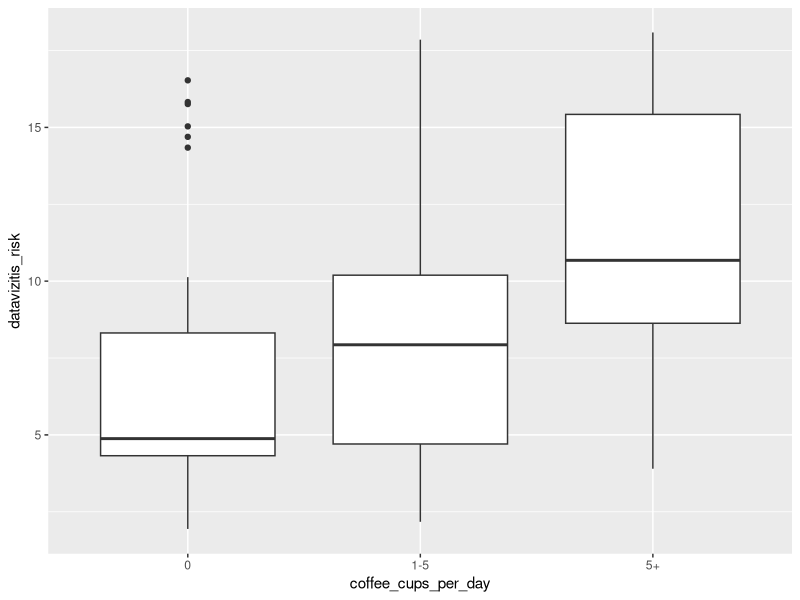
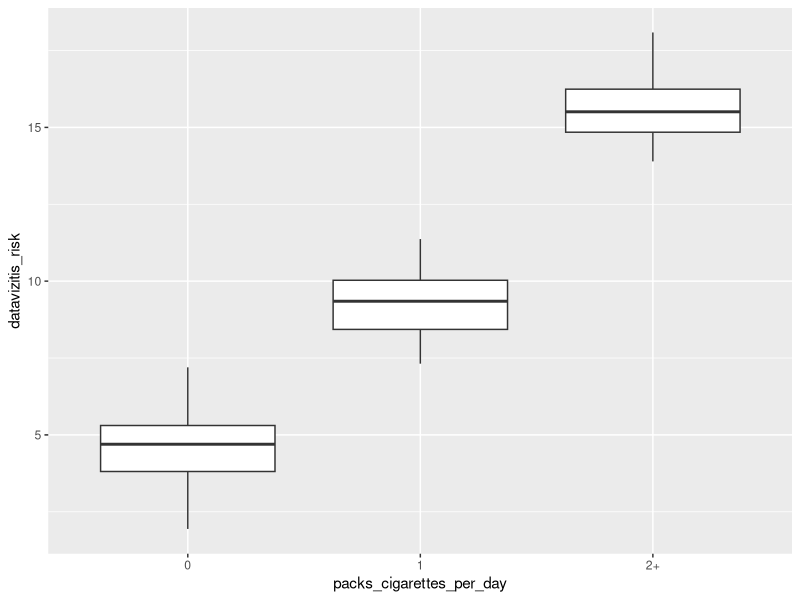
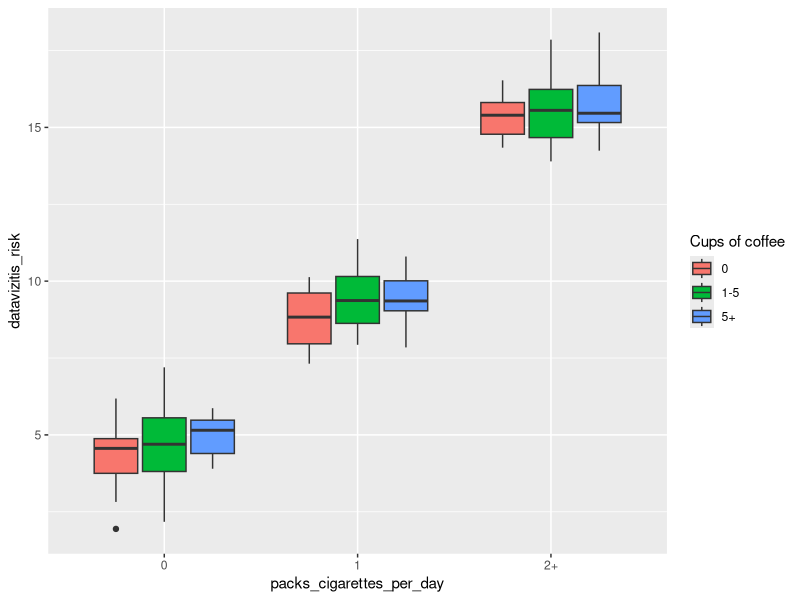
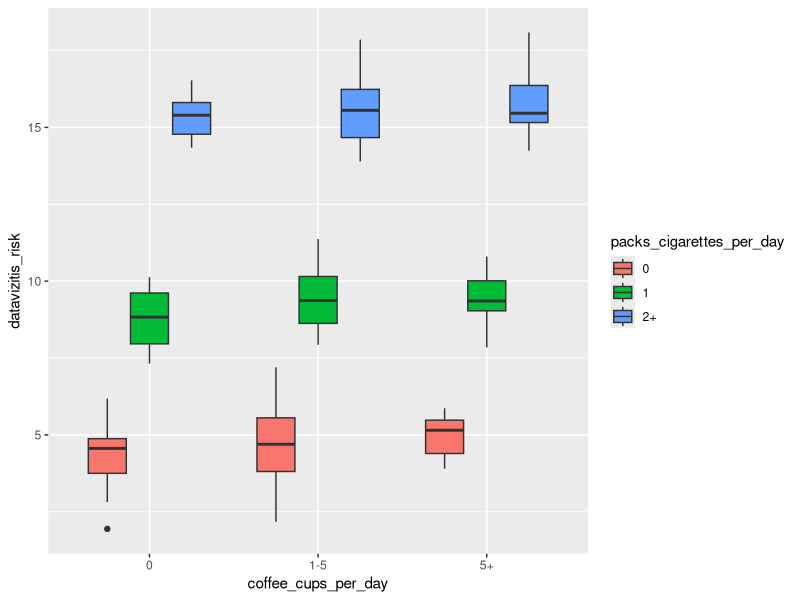
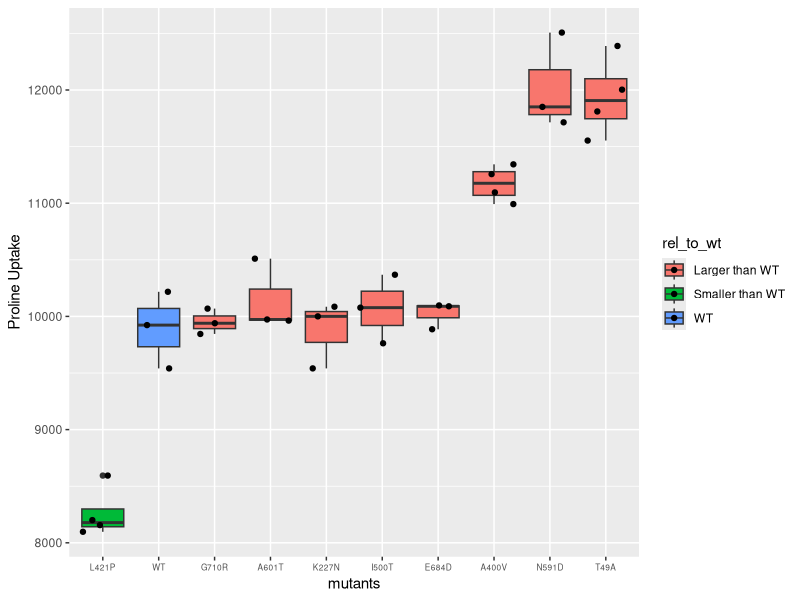
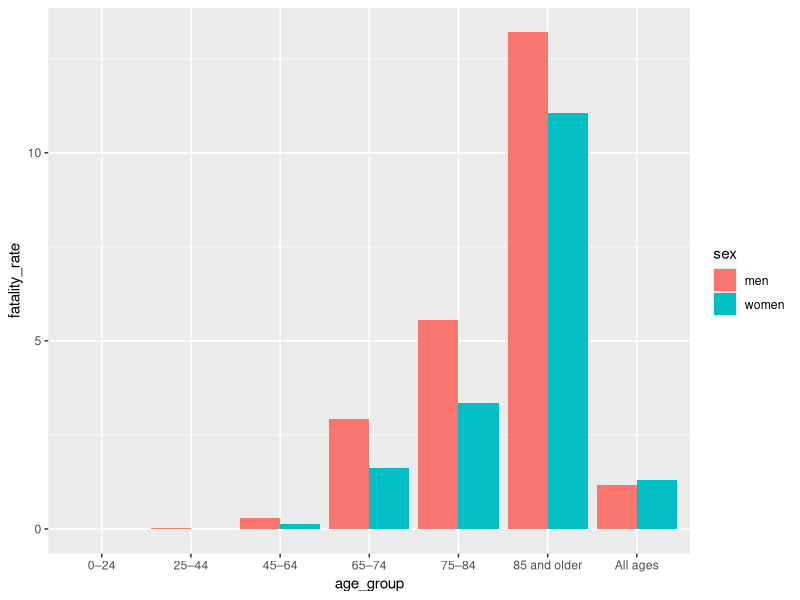

Generate these figures, in order, with R:
## ---- chunk 1
library(ggplot2)
library(data.table)
library(magrittr)
library(tidyr)
## ---- chunk 2
coffee_dt <- fread("extdata/coffee_sim.csv")
str(coffee_dt)
summary(coffee_dt)

ggplot(coffee_dt, aes(coffee_cups_per_day, datavizitis_risk))+geom_boxplot()

## ---- chunk 3
ggplot(coffee_dt, aes(packs_cigarettes_per_day, datavizitis_risk))+geom_boxplot()

?aes
ggplot(coffee_dt, aes(packs_cigarettes_per_day, datavizitis_risk, fill = coffee_cups_per_day))+geom_boxplot()+ guides(fill=guide_legend(title = "Cups of coffee"))

ggplot(coffee_dt, aes(coffee_cups_per_day, datavizitis_risk, fill = packs_cigarettes_per_day))+geom_boxplot()+ guides(fill=guide_legend(title = "packs_cigarettes_per_day"))
## ---- chunk 4
# simulate data
dt <- data.table(pro_uptake = c(rnorm(3, 10100, 300), rnorm(4, 12100, 300), rnorm(3, 9850, 300), rnorm(4, 11100, 300),
rnorm(4,8300, 300), rnorm(3,10050, 300), rnorm(3, 12000, 300), rnorm(3, 10020, 300), rnorm(3, 10080, 300), rnorm(3, 10070, 300) ),
mutants = c(rep("WT",3), rep("T49A",4), rep("K227N",3), rep("A400V",4), rep("L421P",4), rep("I500T",3), rep("N591D",3), rep("A601T",3), rep("E684D",3), rep("G710R",3) ) )

dt


# sort by median
dt[, median_per_mut := median(pro_uptake), by = mutants]
dt
wt_med = unique(dt[mutants == "WT", median_per_mut])
wt_med
dt[, mutants:= factor(mutants, levels=unique(dt[order(median_per_mut), mutants]))]
# assign color by relation to WT
dt[, rel_to_wt := ifelse(median_per_mut < wt_med, "Smaller than WT", "Larger than WT"), by = mutants]
dt[mutants == "WT", rel_to_wt := "WT"]
p <- ggplot(dt, aes(mutants, pro_uptake, fill = rel_to_wt)) + geom_boxplot() +
geom_jitter(width = 0.4) +
labs(y = "Proline Uptake") +
theme(axis.text.x = element_text(size=6))
# ggplotly(p)
p

## ---- chunk 5
fatality_dt <- fread("extdata/belgium_infection_fatality_rate_june2020.csv")
fatality_dt

fatality_dt <- melt(fatality_dt, id.vars = "age_group", value.name = "fatality_rate", variable.name = "sex")
fatality_dt

ggplot(fatality_dt, aes(age_group, fatality_rate, fill=sex)) +geom_col(position = "dodge")
